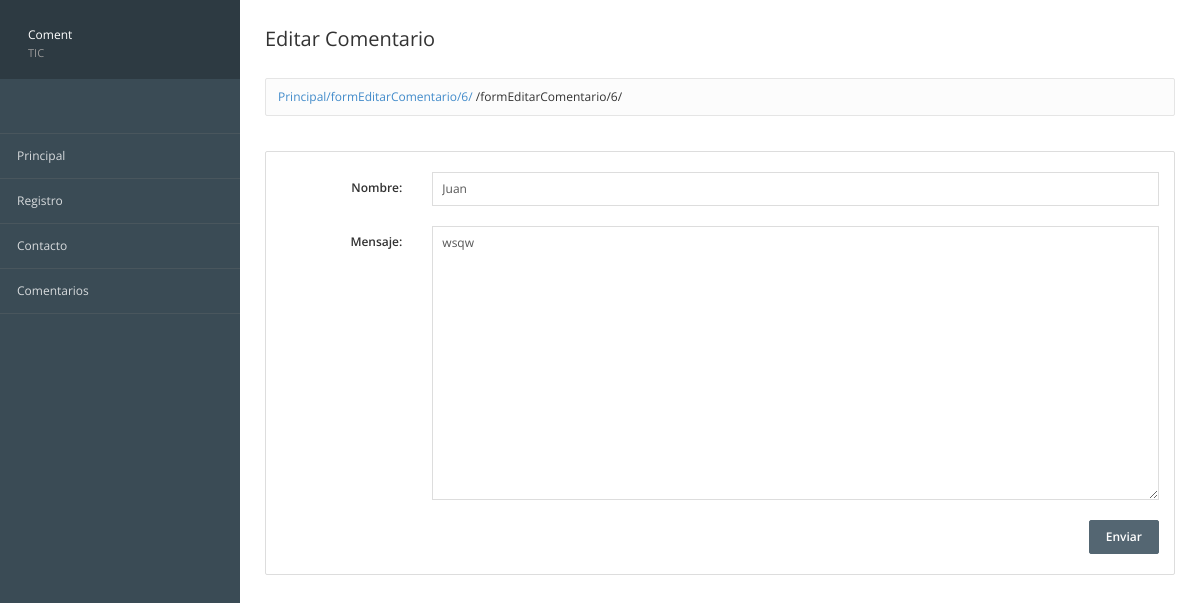
/formEditarComentario/6/, run on an earlier commit of the app's database.
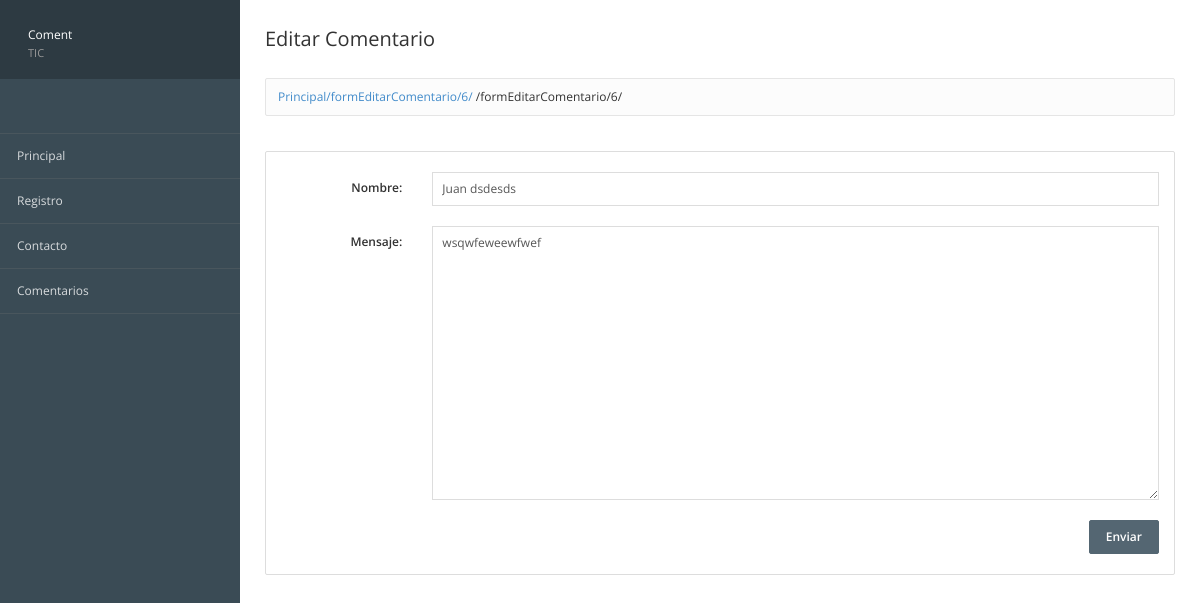
And on a later commit of the database.
### registros/models.py (models this page shows, shortened)
class ComentarioContacto(models.Model):
    id = models.AutoField(primary_key=True, verbose_name="Clave")
    usuario = models.CharField(max_length=100, verbose_name="Usuario")
    mensaje = models.TextField(verbose_name="Comentario")
    created = models.DateTimeField(auto_now_add=True, verbose_name="Registrado")
    class Meta:
        verbose_name = "Comentario Contacto"
        verbose_name_plural = "Comentarios Contactos"
        ordering = ["-created"]

### registros/views.py (the view)
# urls.py: path('formEditarComentario/<int:id>/', views_registros.consultarComentario, name='ConsultarIndividual'),
def consultarComentario(request, id):
    comentario = ComentarioContacto.objects.get(id=id)
    return render(request, 'registros/formEditarComentario.html', {'comentario': comentario})

### registros/templates/registros/formEditarComentario.html (shortened to what this page needs)
{% extends 'inicio/encabezado.html' %} {% block imagen %} {%load static%} {% endblock %} {% block text %} Coment <span>TIC</span> {% endblock %} {% block encabezado %}
<div class="page-header">
    <div class="page-title">
        <h3>Editar Comentario</h3>
    </div>
</div>
{% endblock %} {% block contenido %}
<form class="form-horizontal" action="{% url 'Editar' comentario.id %}" method="POST" role="form">
    <div class="panel panel-default">
        <div class="panel-body">
            <div class="form-group">
                <label class="col-sm-2 control-label text-right">Nombre:</label>
                <div class="col-sm-10">
                    <input value="{{comentario.usuario}}" name="usuario" type="text" class="form-control">
                </div>
            </div>
            <div class="form-group">
                <label class="col-sm-2 control-label text-right">Mensaje:</label>
                <div class="col-sm-10">
                    <textarea name="mensaje" class="form-control" rows="15">{{comentario.mensaje}}</textarea>
                </div>
            </div>
            <div class="form-actions text-right">
                <input type="submit" value="Enviar" class="btn btn-primary">
            </div>
        </div>
    </div>
</form>
</div>
{% endblock %}

What changed in the data, as far as the page shows it:
changed ComentarioContacto: usuario "Juan" → "Juan dsdesds"; mensaje "wsqw" → "wsqwfeweewfwef"
